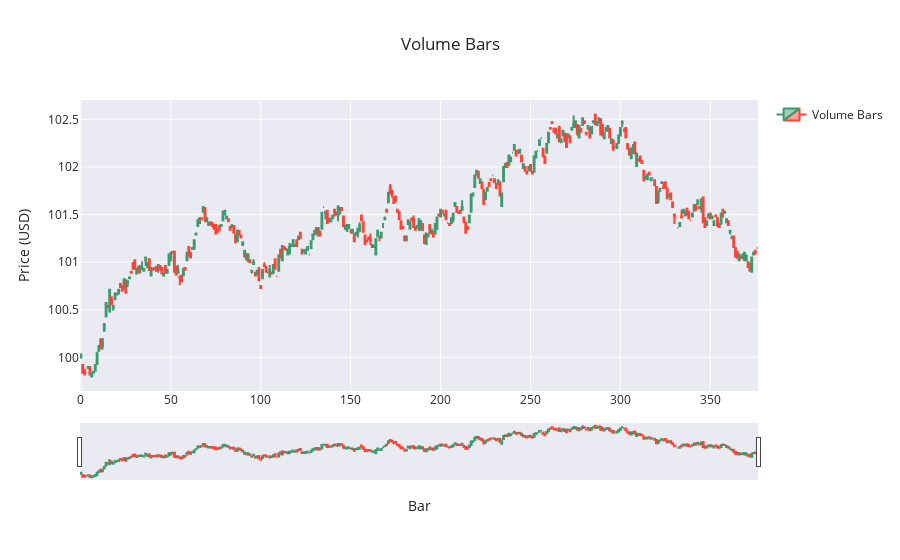

The cell this chart's notebook holds for it:
### Markdown cell above
### Bar Chart

### Code cell
fig = go.Figure(data=[go.Candlestick(
    x=volume_bars.index,
    open=volume_bars['open'],
    high=volume_bars['high'],
    low=volume_bars['low'],
    close=volume_bars['close'],
    name='Volume Bars'
)])

fig.update_layout(
    title=f'Volume Bars',
    yaxis_title='Price (USD)',
    xaxis_title='Bar',
    xaxis_rangeslider_visible=True, 
    template='seaborn', # other options: plotly, plotly_white, plotly_dark, simple_white
    showlegend=True,
)

### Figure 1 — Plotly figure (JSON) as saved in the notebook; plotly's stock layout.template omitted (floating-point values rounded to 4 significant figures; data arrays with more than 128 entries replaced by an {"elided": "..."} marker saying what was removed)
{"data": [{"close": {"elided": "377 float values"}, "high": {"elided": "377 float values"}, "low": {"elided": "377 float values"}, "name": "Volume Bars", "open": {"elided": "377 float values"}, "type": "candlestick", "x": {"elided": "377 int values"}}], "layout": {"showlegend": true, "title": {"text": "Volume Bars"}, "xaxis": {"rangeslider": {"visible": true}, "title": {"text": "Bar"}}, "yaxis": {"title": {"text": "Price (USD)"}}}}
